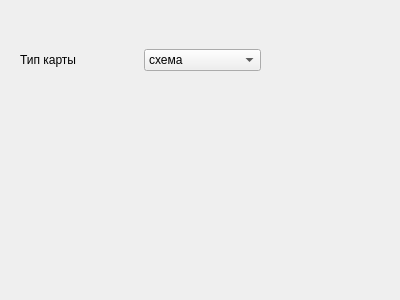
<?xml version="1.0" encoding="UTF-8"?>
<ui version="4.0">
 <class>Form</class>
 <widget class="QWidget" name="Form">
  <property name="geometry">
   <rect>
    <x>0</x>
    <y>0</y>
    <width>400</width>
    <height>300</height>
   </rect>
  </property>
  <property name="windowTitle">
   <string>Form</string>
  </property>
  <widget class="QWidget" name="horizontalLayoutWidget">
   <property name="geometry">
    <rect>
     <x>20</x>
     <y>20</y>
     <width>241</width>
     <height>80</height>
    </rect>
   </property>
   <layout class="QHBoxLayout" name="horizontalLayout">
    <item>
     <widget class="QLabel" name="label">
      <property name="text">
       <string>Тип карты</string>
      </property>
     </widget>
    </item>
    <item>
     <widget class="QComboBox" name="comboBox">
      <item>
       <property name="text">
        <string>схема</string>
       </property>
      </item>
      <item>
       <property name="text">
        <string>спутник</string>
       </property>
      </item>
      <item>
       <property name="text">
        <string>гибрид</string>
       </property>
      </item>
     </widget>
    </item>
   </layout>
  </widget>
 </widget>
 <resources/>
 <connections/>
</ui>
